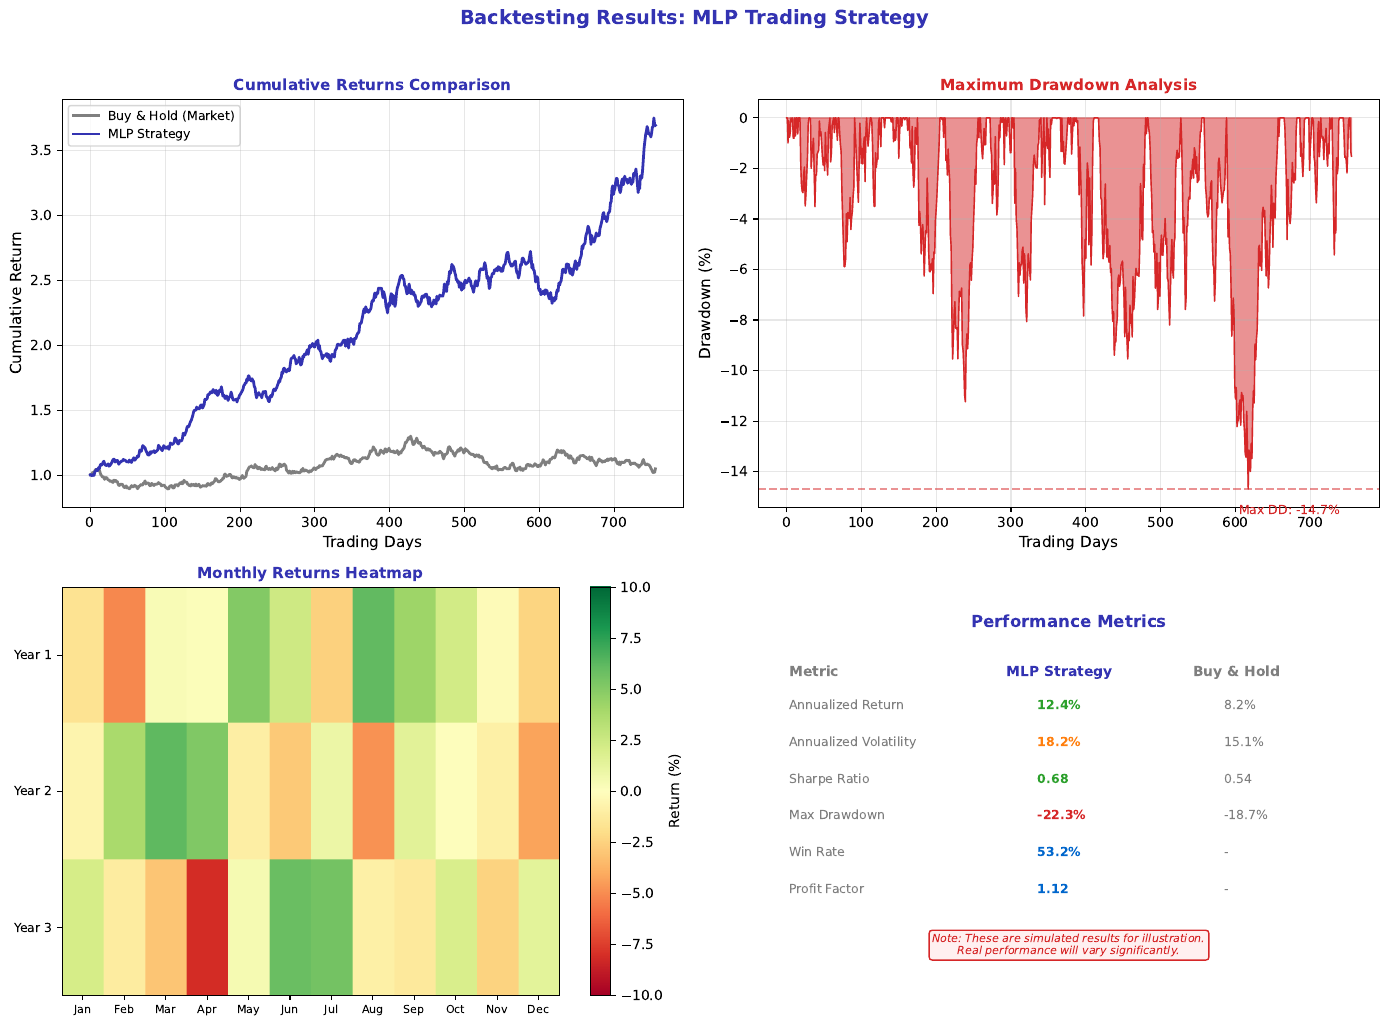

This figure's Python source:
"""
Backtesting Results Visualization
Module 4: Applications & Modern Perspectives
"""

import matplotlib.pyplot as plt
import numpy as np

CHART_METADATA = {
    'title': 'Finance Backtest Results',
    'url': 'https://github.com/QuantLet/neural-networks-introduction/tree/main/finance_backtest_results'
}

# Colors
mlpurple = '#3333B2'
mlblue = '#0066CC'
mlorange = '#FF7F0E'
mlgreen = '#2CA02C'
mlred = '#D62728'
mlgray = '#7F7F7F'

fig, axes = plt.subplots(2, 2, figsize=(14, 10))

np.random.seed(42)
days = np.arange(252 * 3)  # 3 years

# ==================== TOP LEFT: Cumulative Returns ====================
ax = axes[0, 0]

# Simulate strategies
market_returns = np.random.randn(len(days)) * 0.01 + 0.0003
mlp_returns = np.random.randn(len(days)) * 0.012 + 0.0004

market_cumulative = np.cumprod(1 + market_returns)
mlp_cumulative = np.cumprod(1 + mlp_returns)

ax.plot(days, market_cumulative, color=mlgray, linewidth=2, label='Buy & Hold (Market)')
ax.plot(days, mlp_cumulative, color=mlpurple, linewidth=2, label='MLP Strategy')

ax.set_xlabel('Trading Days', fontsize=11)
ax.set_ylabel('Cumulative Return', fontsize=11)
ax.set_title('Cumulative Returns Comparison', fontsize=11, fontweight='bold', color=mlpurple)
ax.legend(loc='upper left', fontsize=9)
ax.grid(True, alpha=0.3)

# ==================== TOP RIGHT: Drawdown ====================
ax = axes[0, 1]

# Calculate drawdown
mlp_peak = np.maximum.accumulate(mlp_cumulative)
mlp_drawdown = (mlp_cumulative - mlp_peak) / mlp_peak * 100

ax.fill_between(days, mlp_drawdown, 0, color=mlred, alpha=0.5)
ax.plot(days, mlp_drawdown, color=mlred, linewidth=1)

ax.set_xlabel('Trading Days', fontsize=11)
ax.set_ylabel('Drawdown (%)', fontsize=11)
ax.set_title('Maximum Drawdown Analysis', fontsize=11, fontweight='bold', color=mlred)
ax.grid(True, alpha=0.3)

max_dd = np.min(mlp_drawdown)
ax.axhline(y=max_dd, color=mlred, linestyle='--', alpha=0.5)
ax.text(len(days) * 0.8, max_dd - 1, f'Max DD: {max_dd:.1f}%', fontsize=9, color=mlred)

# ==================== BOTTOM LEFT: Monthly Returns Heatmap ====================
ax = axes[1, 0]

# Monthly returns (3 years x 12 months)
monthly_returns = np.random.randn(3, 12) * 3 + 0.5

im = ax.imshow(monthly_returns, cmap='RdYlGn', aspect='auto', vmin=-10, vmax=10)
plt.colorbar(im, ax=ax, label='Return (%)')

ax.set_xticks(range(12))
ax.set_xticklabels(['Jan', 'Feb', 'Mar', 'Apr', 'May', 'Jun',
                    'Jul', 'Aug', 'Sep', 'Oct', 'Nov', 'Dec'], fontsize=8)
ax.set_yticks(range(3))
ax.set_yticklabels(['Year 1', 'Year 2', 'Year 3'], fontsize=9)
ax.set_title('Monthly Returns Heatmap', fontsize=11, fontweight='bold', color=mlpurple)

# ==================== BOTTOM RIGHT: Performance Metrics ====================
ax = axes[1, 1]
ax.set_xlim(0, 10)
ax.set_ylim(0, 10)
ax.axis('off')

ax.text(5, 9, 'Performance Metrics', fontsize=12, fontweight='bold', ha='center', color=mlpurple)

metrics = [
    ('Annualized Return', '12.4%', '8.2%', mlgreen),
    ('Annualized Volatility', '18.2%', '15.1%', mlorange),
    ('Sharpe Ratio', '0.68', '0.54', mlgreen),
    ('Max Drawdown', '-22.3%', '-18.7%', mlred),
    ('Win Rate', '53.2%', '-', mlblue),
    ('Profit Factor', '1.12', '-', mlblue),
]

# Table header
ax.text(0.5, 7.8, 'Metric', fontsize=10, fontweight='bold', color=mlgray)
ax.text(4, 7.8, 'MLP Strategy', fontsize=10, fontweight='bold', color=mlpurple)
ax.text(7, 7.8, 'Buy & Hold', fontsize=10, fontweight='bold', color=mlgray)

for i, (metric, mlp_val, market_val, color) in enumerate(metrics):
    y = 7 - i * 0.9
    ax.text(0.5, y, metric, fontsize=9, color=mlgray)
    ax.text(4.5, y, mlp_val, fontsize=9, color=color, fontweight='bold')
    ax.text(7.5, y, market_val, fontsize=9, color=mlgray)

# Warning note
ax.text(5, 1, 'Note: These are simulated results for illustration.\nReal performance will vary significantly.',
        ha='center', fontsize=8, color=mlred, style='italic',
        bbox=dict(boxstyle='round,pad=0.3', facecolor='#FFF0F0', edgecolor=mlred))

fig.suptitle('Backtesting Results: MLP Trading Strategy',
             fontsize=14, fontweight='bold', color=mlpurple, y=1.02)

plt.tight_layout()
plt.savefig('finance_backtest_results.pdf', format='pdf', bbox_inches='tight', dpi=300)
plt.savefig('finance_backtest_results.png', format='png', bbox_inches='tight', dpi=300)
plt.close()

print("Generated: finance_backtest_results.pdf")
